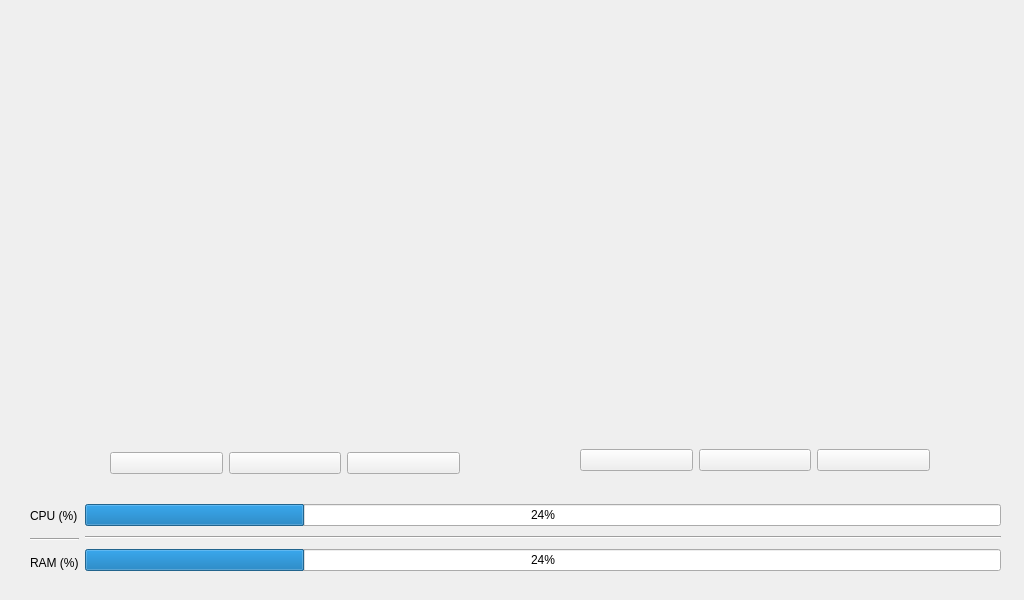
<?xml version="1.0" encoding="UTF-8"?>
<ui version="4.0">
 <class>VMController</class>
 <widget class="QMainWindow" name="VMController">
  <property name="windowModality">
   <enum>Qt::ApplicationModal</enum>
  </property>
  <property name="geometry">
   <rect>
    <x>0</x>
    <y>0</y>
    <width>1024</width>
    <height>600</height>
   </rect>
  </property>
  <property name="windowTitle">
   <string>VM-Control</string>
  </property>
  <property name="toolButtonStyle">
   <enum>Qt::ToolButtonFollowStyle</enum>
  </property>
  <widget class="QWidget" name="Main">
   <property name="enabled">
    <bool>true</bool>
   </property>
   <property name="contextMenuPolicy">
    <enum>Qt::NoContextMenu</enum>
   </property>
   <widget class="QWidget" name="verticalLayoutWidget">
    <property name="geometry">
     <rect>
      <x>100</x>
      <y>30</y>
      <width>370</width>
      <height>454</height>
     </rect>
    </property>
    <layout class="QVBoxLayout" name="Mira_Layer" stretch="0,0">
     <property name="leftMargin">
      <number>10</number>
     </property>
     <property name="topMargin">
      <number>10</number>
     </property>
     <property name="rightMargin">
      <number>10</number>
     </property>
     <property name="bottomMargin">
      <number>10</number>
     </property>
     <item>
      <widget class="QLabel" name="MiraPicture">
       <property name="contextMenuPolicy">
        <enum>Qt::DefaultContextMenu</enum>
       </property>
       <property name="layoutDirection">
        <enum>Qt::LeftToRight</enum>
       </property>
       <property name="midLineWidth">
        <number>0</number>
       </property>
       <property name="text">
        <string/>
       </property>
       <property name="textFormat">
        <enum>Qt::PlainText</enum>
       </property>
       <property name="pixmap">
        <pixmap>Mira.png</pixmap>
       </property>
       <property name="scaledContents">
        <bool>false</bool>
       </property>
       <property name="alignment">
        <set>Qt::AlignCenter</set>
       </property>
       <property name="wordWrap">
        <bool>false</bool>
       </property>
       <property name="openExternalLinks">
        <bool>false</bool>
       </property>
      </widget>
     </item>
     <item>
      <layout class="QHBoxLayout" name="Mira">
       <item>
        <widget class="QPushButton" name="MiReboot">
         <property name="text">
          <string/>
         </property>
         <property name="icon">
          <iconset>
           <normaloff>reboot.png</normaloff>reboot.png</iconset>
         </property>
         <property name="iconSize">
          <size>
           <width>100</width>
           <height>100</height>
          </size>
         </property>
        </widget>
       </item>
       <item>
        <widget class="QPushButton" name="MiStart">
         <property name="text">
          <string/>
         </property>
         <property name="icon">
          <iconset>
           <normaloff>start.png</normaloff>start.png</iconset>
         </property>
         <property name="iconSize">
          <size>
           <width>100</width>
           <height>100</height>
          </size>
         </property>
        </widget>
       </item>
       <item>
        <widget class="QPushButton" name="MiShutdown">
         <property name="text">
          <string/>
         </property>
         <property name="icon">
          <iconset>
           <normaloff>shutdown.png</normaloff>shutdown.png</iconset>
         </property>
         <property name="iconSize">
          <size>
           <width>100</width>
           <height>100</height>
          </size>
         </property>
        </widget>
       </item>
      </layout>
     </item>
    </layout>
   </widget>
   <widget class="QWidget" name="verticalLayoutWidget_2">
    <property name="geometry">
     <rect>
      <x>570</x>
      <y>30</y>
      <width>370</width>
      <height>451</height>
     </rect>
    </property>
    <layout class="QVBoxLayout" name="Mountain_Layer">
     <property name="leftMargin">
      <number>10</number>
     </property>
     <property name="topMargin">
      <number>10</number>
     </property>
     <property name="rightMargin">
      <number>10</number>
     </property>
     <property name="bottomMargin">
      <number>10</number>
     </property>
     <item>
      <widget class="QLabel" name="label">
       <property name="text">
        <string/>
       </property>
       <property name="textFormat">
        <enum>Qt::PlainText</enum>
       </property>
       <property name="pixmap">
        <pixmap>Mountain.png</pixmap>
       </property>
       <property name="alignment">
        <set>Qt::AlignCenter</set>
       </property>
      </widget>
     </item>
     <item>
      <layout class="QHBoxLayout" name="Mountain">
       <item>
        <widget class="QPushButton" name="MoReboot">
         <property name="text">
          <string/>
         </property>
         <property name="icon">
          <iconset>
           <normaloff>reboot.png</normaloff>reboot.png</iconset>
         </property>
         <property name="iconSize">
          <size>
           <width>100</width>
           <height>100</height>
          </size>
         </property>
        </widget>
       </item>
       <item>
        <widget class="QPushButton" name="MoStart">
         <property name="text">
          <string/>
         </property>
         <property name="icon">
          <iconset>
           <normaloff>start.png</normaloff>start.png</iconset>
         </property>
         <property name="iconSize">
          <size>
           <width>100</width>
           <height>100</height>
          </size>
         </property>
        </widget>
       </item>
       <item>
        <widget class="QPushButton" name="MoShutdown">
         <property name="text">
          <string/>
         </property>
         <property name="icon">
          <iconset>
           <normaloff>shutdown.png</normaloff>shutdown.png</iconset>
         </property>
         <property name="iconSize">
          <size>
           <width>100</width>
           <height>100</height>
          </size>
         </property>
        </widget>
       </item>
      </layout>
     </item>
    </layout>
   </widget>
   <widget class="QWidget" name="horizontalLayoutWidget_5">
    <property name="geometry">
     <rect>
      <x>30</x>
      <y>500</y>
      <width>971</width>
      <height>78</height>
     </rect>
    </property>
    <layout class="QHBoxLayout" name="horizontalLayout">
     <item>
      <layout class="QVBoxLayout" name="Texts">
       <item>
        <widget class="QLabel" name="CPU_Text">
         <property name="text">
          <string>CPU (%)</string>
         </property>
        </widget>
       </item>
       <item>
        <widget class="Line" name="line">
         <property name="orientation">
          <enum>Qt::Horizontal</enum>
         </property>
        </widget>
       </item>
       <item>
        <widget class="QLabel" name="RAM_Text">
         <property name="text">
          <string>RAM (%)</string>
         </property>
        </widget>
       </item>
      </layout>
     </item>
     <item>
      <layout class="QVBoxLayout" name="Bars">
       <item>
        <widget class="QProgressBar" name="CPU_Bar">
         <property name="value">
          <number>24</number>
         </property>
        </widget>
       </item>
       <item>
        <widget class="Line" name="line_2">
         <property name="orientation">
          <enum>Qt::Horizontal</enum>
         </property>
        </widget>
       </item>
       <item>
        <widget class="QProgressBar" name="RAM_Bar">
         <property name="value">
          <number>24</number>
         </property>
        </widget>
       </item>
      </layout>
     </item>
    </layout>
   </widget>
  </widget>
 </widget>
 <resources/>
 <connections/>
</ui>
